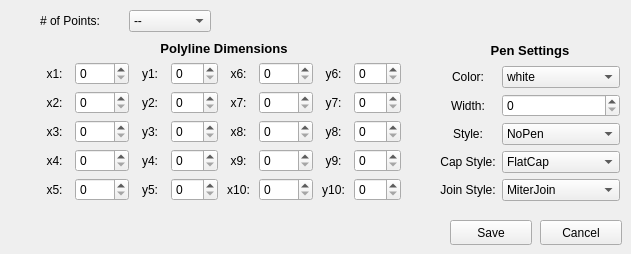
          <widget class="QWidget" name="addPolyline">
           <widget class="QPushButton" name="polylineCancel">
            <property name="geometry">
             <rect>
              <x>540</x>
              <y>220</y>
              <width>82</width>
              <height>25</height>
             </rect>
            </property>
            <property name="text">
             <string>Cancel</string>
            </property>
           </widget>
           <widget class="QPushButton" name="polylineSave">
            <property name="geometry">
             <rect>
              <x>450</x>
              <y>220</y>
              <width>82</width>
              <height>25</height>
             </rect>
            </property>
            <property name="text">
             <string>Save</string>
            </property>
           </widget>
           <widget class="QWidget" name="layoutWidget_48">
            <property name="geometry">
             <rect>
              <x>440</x>
              <y>40</y>
              <width>180</width>
              <height>161</height>
             </rect>
            </property>
            <layout class="QGridLayout" name="polylinePenSettings">
             <item row="1" column="0">
              <widget class="QLabel" name="label_291">
               <property name="text">
                <string>Color:</string>
               </property>
               <property name="alignment">
                <set>Qt::AlignCenter</set>
               </property>
              </widget>
             </item>
             <item row="1" column="1">
              <widget class="QComboBox" name="addPolylinePenColor">
               <item>
                <property name="text">
                 <string>white</string>
                </property>
               </item>
               <item>
                <property name="text">
                 <string>black</string>
                </property>
               </item>
               <item>
                <property name="text">
                 <string>red</string>
                </property>
               </item>
               <item>
                <property name="text">
                 <string>green</string>
                </property>
               </item>
               <item>
                <property name="text">
                 <string>blue</string>
                </property>
               </item>
               <item>
                <property name="text">
                 <string>cyan</string>
                </property>
               </item>
               <item>
                <property name="text">
                 <string>magenta</string>
                </property>
               </item>
               <item>
                <property name="text">
                 <string>yellow</string>
                </property>
               </item>
               <item>
                <property name="text">
                 <string>gray</string>
                </property>
               </item>
              </widget>
             </item>
             <item row="2" column="1">
              <widget class="QSpinBox" name="addPolylinePenWidth">
               <property name="maximum">
                <number>20</number>
               </property>
              </widget>
             </item>
             <item row="2" column="0">
              <widget class="QLabel" name="label_292">
               <property name="text">
                <string>Width:</string>
               </property>
               <property name="alignment">
                <set>Qt::AlignCenter</set>
               </property>
              </widget>
             </item>
             <item row="3" column="0">
              <widget class="QLabel" name="label_293">
               <property name="text">
                <string>Style:</string>
               </property>
               <property name="alignment">
                <set>Qt::AlignCenter</set>
               </property>
              </widget>
             </item>
             <item row="4" column="1">
              <widget class="QComboBox" name="addPolylineCapStyle">
               <item>
                <property name="text">
                 <string>FlatCap</string>
                </property>
               </item>
               <item>
                <property name="text">
                 <string>SquareCap</string>
                </property>
               </item>
               <item>
                <property name="text">
                 <string>RoundCap</string>
                </property>
               </item>
              </widget>
             </item>
             <item row="5" column="0">
              <widget class="QLabel" name="label_294">
               <property name="text">
                <string>Join Style:</string>
               </property>
               <property name="alignment">
                <set>Qt::AlignCenter</set>
               </property>
              </widget>
             </item>
             <item row="4" column="0">
              <widget class="QLabel" name="label_295">
               <property name="text">
                <string>Cap Style:</string>
               </property>
               <property name="alignment">
                <set>Qt::AlignCenter</set>
               </property>
              </widget>
             </item>
             <item row="0" column="0" colspan="2">
              <widget class="QLabel" name="label_296">
               <property name="font">
                <font>
                 <pointsize>10</pointsize>
                 <weight>75</weight>
                 <bold>true</bold>
                </font>
               </property>
               <property name="text">
                <string>Pen Settings</string>
               </property>
               <property name="alignment">
                <set>Qt::AlignCenter</set>
               </property>
              </widget>
             </item>
             <item row="5" column="1">
              <widget class="QComboBox" name="addPolylineJoinStyle">
               <item>
                <property name="text">
                 <string>MiterJoin</string>
                </property>
               </item>
               <item>
                <property name="text">
                 <string>BevelJoin</string>
                </property>
               </item>
               <item>
                <property name="text">
                 <string>RoundJoin</string>
                </property>
               </item>
              </widget>
             </item>
             <item row="3" column="1">
              <widget class="QComboBox" name="addPolylinePenStyle">
               <item>
                <property name="text">
                 <string>NoPen</string>
                </property>
               </item>
               <item>
                <property name="text">
                 <string>SolidLine</string>
                </property>
               </item>
               <item>
                <property name="text">
                 <string>DashLine</string>
                </property>
               </item>
               <item>
                <property name="text">
                 <string>DotLine</string>
                </property>
               </item>
               <item>
                <property name="text">
                 <string>DashDotLine</string>
                </property>
               </item>
               <item>
                <property name="text">
                 <string>DashDotDotLine</string>
                </property>
               </item>
              </widget>
             </item>
            </layout>
           </widget>
           <widget class="QWidget" name="layoutWidget">
            <property name="geometry">
             <rect>
              <x>40</x>
              <y>40</y>
              <width>361</width>
              <height>161</height>
             </rect>
            </property>
            <layout class="QGridLayout" name="polylineDimensions">
             <item row="1" column="1">
              <widget class="QSpinBox" name="addPolylinex1">
               <property name="maximum">
                <number>1000</number>
               </property>
              </widget>
             </item>
             <item row="1" column="3">
              <widget class="QSpinBox" name="addPolyliney1">
               <property name="maximum">
                <number>500</number>
               </property>
              </widget>
             </item>
             <item row="1" column="5">
              <widget class="QSpinBox" name="addPolylinex6">
               <property name="maximum">
                <number>1000</number>
               </property>
              </widget>
             </item>
             <item row="1" column="7">
              <widget class="QSpinBox" name="addPolyliney6">
               <property name="maximum">
                <number>500</number>
               </property>
              </widget>
             </item>
             <item row="2" column="0">
              <widget class="QLabel" name="x2Label">
               <property name="text">
                <string>x2:</string>
               </property>
               <property name="alignment">
                <set>Qt::AlignCenter</set>
               </property>
              </widget>
             </item>
             <item row="2" column="1">
              <widget class="QSpinBox" name="addPolylinex2">
               <property name="alignment">
                <set>Qt::AlignLeading|Qt::AlignLeft|Qt::AlignVCenter</set>
               </property>
               <property name="maximum">
                <number>1000</number>
               </property>
              </widget>
             </item>
             <item row="1" column="0">
              <widget class="QLabel" name="x1Label">
               <property name="text">
                <string>x1:</string>
               </property>
               <property name="alignment">
                <set>Qt::AlignCenter</set>
               </property>
              </widget>
             </item>
             <item row="2" column="2">
              <widget class="QLabel" name="y2Label">
               <property name="text">
                <string>y2:</string>
               </property>
               <property name="alignment">
                <set>Qt::AlignCenter</set>
               </property>
              </widget>
             </item>
             <item row="2" column="3">
              <widget class="QSpinBox" name="addPolyliney2">
               <property name="maximum">
                <number>500</number>
               </property>
              </widget>
             </item>
             <item row="2" column="4">
              <widget class="QLabel" name="x7Label">
               <property name="text">
                <string>x7:</string>
               </property>
               <property name="alignment">
                <set>Qt::AlignCenter</set>
               </property>
              </widget>
             </item>
             <item row="1" column="4">
              <widget class="QLabel" name="x6Label">
               <property name="text">
                <string>x6:</string>
               </property>
               <property name="alignment">
                <set>Qt::AlignCenter</set>
               </property>
              </widget>
             </item>
             <item row="2" column="5">
              <widget class="QSpinBox" name="addPolylinex7">
               <property name="maximum">
                <number>1000</number>
               </property>
              </widget>
             </item>
             <item row="2" column="6">
              <widget class="QLabel" name="y7Label">
               <property name="text">
                <string>y7:</string>
               </property>
               <property name="alignment">
                <set>Qt::AlignCenter</set>
               </property>
              </widget>
             </item>
             <item row="1" column="2">
              <widget class="QLabel" name="y1Label">
               <property name="text">
                <string>y1:</string>
               </property>
               <property name="alignment">
                <set>Qt::AlignCenter</set>
               </property>
              </widget>
             </item>
             <item row="1" column="6">
              <widget class="QLabel" name="y6Label">
               <property name="text">
                <string>y6:</string>
               </property>
               <property name="alignment">
                <set>Qt::AlignCenter</set>
               </property>
              </widget>
             </item>
             <item row="4" column="5">
              <widget class="QSpinBox" name="addPolylinex9">
               <property name="maximum">
                <number>1000</number>
               </property>
              </widget>
             </item>
             <item row="4" column="6">
              <widget class="QLabel" name="y9Label">
               <property name="text">
                <string>y9:</string>
               </property>
               <property name="alignment">
                <set>Qt::AlignCenter</set>
               </property>
              </widget>
             </item>
             <item row="4" column="4">
              <widget class="QLabel" name="x9Label">
               <property name="text">
                <string>x9:</string>
               </property>
               <property name="alignment">
                <set>Qt::AlignCenter</set>
               </property>
              </widget>
             </item>
             <item row="3" column="3">
              <widget class="QSpinBox" name="addPolyliney3">
               <property name="maximum">
                <number>500</number>
               </property>
              </widget>
             </item>
             <item row="4" column="7">
              <widget class="QSpinBox" name="addPolyliney9">
               <property name="maximum">
                <number>500</number>
               </property>
              </widget>
             </item>
             <item row="5" column="1">
              <widget class="QSpinBox" name="addPolylinex5">
               <property name="maximum">
                <number>1000</number>
               </property>
              </widget>
             </item>
             <item row="5" column="2">
              <widget class="QLabel" name="y5Label">
               <property name="text">
                <string>y5:</string>
               </property>
               <property name="alignment">
                <set>Qt::AlignCenter</set>
               </property>
              </widget>
             </item>
             <item row="5" column="4">
              <widget class="QLabel" name="x10Label">
               <property name="text">
                <string>x10:</string>
               </property>
               <property name="alignment">
                <set>Qt::AlignCenter</set>
               </property>
              </widget>
             </item>
             <item row="3" column="7">
              <widget class="QSpinBox" name="addPolyliney8">
               <property name="maximum">
                <number>500</number>
               </property>
              </widget>
             </item>
             <item row="5" column="0">
              <widget class="QLabel" name="x5Label">
               <property name="text">
                <string>x5:</string>
               </property>
               <property name="alignment">
                <set>Qt::AlignCenter</set>
               </property>
              </widget>
             </item>
             <item row="5" column="3">
              <widget class="QSpinBox" name="addPolyliney5">
               <property name="maximum">
                <number>500</number>
               </property>
              </widget>
             </item>
             <item row="3" column="1">
              <widget class="QSpinBox" name="addPolylinex3">
               <property name="enabled">
                <bool>true</bool>
               </property>
               <property name="maximum">
                <number>1000</number>
               </property>
              </widget>
             </item>
             <item row="4" column="1">
              <widget class="QSpinBox" name="addPolylinex4">
               <property name="maximum">
                <number>1000</number>
               </property>
              </widget>
             </item>
             <item row="5" column="6">
              <widget class="QLabel" name="y10Label">
               <property name="text">
                <string>y10:</string>
               </property>
               <property name="alignment">
                <set>Qt::AlignCenter</set>
               </property>
              </widget>
             </item>
             <item row="2" column="7">
              <widget class="QSpinBox" name="addPolyliney7">
               <property name="maximum">
                <number>500</number>
               </property>
              </widget>
             </item>
             <item row="4" column="2">
              <widget class="QLabel" name="y4Label">
               <property name="text">
                <string>y4:</string>
               </property>
               <property name="alignment">
                <set>Qt::AlignCenter</set>
               </property>
              </widget>
             </item>
             <item row="3" column="5">
              <widget class="QSpinBox" name="addPolylinex8">
               <property name="maximum">
                <number>1000</number>
               </property>
              </widget>
             </item>
             <item row="4" column="0">
              <widget class="QLabel" name="x4Label">
               <property name="text">
                <string>x4:</string>
               </property>
               <property name="alignment">
                <set>Qt::AlignCenter</set>
               </property>
              </widget>
             </item>
             <item row="5" column="5">
              <widget class="QSpinBox" name="addPolylinex10">
               <property name="maximum">
                <number>1000</number>
               </property>
              </widget>
             </item>
             <item row="5" column="7">
              <widget class="QSpinBox" name="addPolyliney10">
               <property name="maximum">
                <number>500</number>
               </property>
              </widget>
             </item>
             <item row="4" column="3">
              <widget class="QSpinBox" name="addPolyliney4">
               <property name="maximum">
                <number>500</number>
               </property>
              </widget>
             </item>
             <item row="3" column="0">
              <widget class="QLabel" name="x3Label">
               <property name="text">
                <string>x3:</string>
               </property>
               <property name="alignment">
                <set>Qt::AlignCenter</set>
               </property>
              </widget>
             </item>
             <item row="3" column="2">
              <widget class="QLabel" name="y3Label">
               <property name="text">
                <string>y3:</string>
               </property>
               <property name="alignment">
                <set>Qt::AlignCenter</set>
               </property>
              </widget>
             </item>
             <item row="3" column="6">
              <widget class="QLabel" name="y8Label">
               <property name="text">
                <string>y8:</string>
               </property>
               <property name="alignment">
                <set>Qt::AlignCenter</set>
               </property>
              </widget>
             </item>
             <item row="3" column="4">
              <widget class="QLabel" name="x8Label">
               <property name="text">
                <string>x8:</string>
               </property>
               <property name="alignment">
                <set>Qt::AlignCenter</set>
               </property>
              </widget>
             </item>
             <item row="0" column="2" colspan="4">
              <widget class="QLabel" name="label_272">
               <property name="font">
                <font>
                 <pointsize>10</pointsize>
                 <weight>75</weight>
                 <bold>true</bold>
                </font>
               </property>
               <property name="text">
                <string>Polyline Dimensions</string>
               </property>
               <property name="alignment">
                <set>Qt::AlignCenter</set>
               </property>
              </widget>
             </item>
            </layout>
           </widget>
           <widget class="QWidget" name="layoutWidget">
            <property name="geometry">
             <rect>
              <x>40</x>
              <y>10</y>
              <width>171</width>
              <height>22</height>
             </rect>
            </property>
            <layout class="QGridLayout" name="polylineGetPoints">
             <item row="0" column="1">
              <widget class="QComboBox" name="addPolylineNumPoints">
               <item>
                <property name="text">
                 <string>--</string>
                </property>
               </item>
               <item>
                <property name="text">
                 <string>1</string>
                </property>
               </item>
               <item>
                <property name="text">
                 <string>2</string>
                </property>
               </item>
               <item>
                <property name="text">
                 <string>3</string>
                </property>
               </item>
               <item>
                <property name="text">
                 <string>4</string>
                </property>
               </item>
               <item>
                <property name="text">
                 <string>5</string>
                </property>
               </item>
               <item>
                <property name="text">
                 <string>6</string>
                </property>
               </item>
               <item>
                <property name="text">
                 <string>7</string>
                </property>
               </item>
               <item>
                <property name="text">
                 <string>8</string>
                </property>
               </item>
               <item>
                <property name="text">
                 <string>9</string>
                </property>
               </item>
               <item>
                <property name="text">
                 <string>10</string>
                </property>
               </item>
              </widget>
             </item>
             <item row="0" column="0">
              <widget class="QLabel" name="addPolylineNumPointsLabel">
               <property name="text">
                <string># of Points:</string>
               </property>
              </widget>
             </item>
            </layout>
           </widget>
          </widget>
